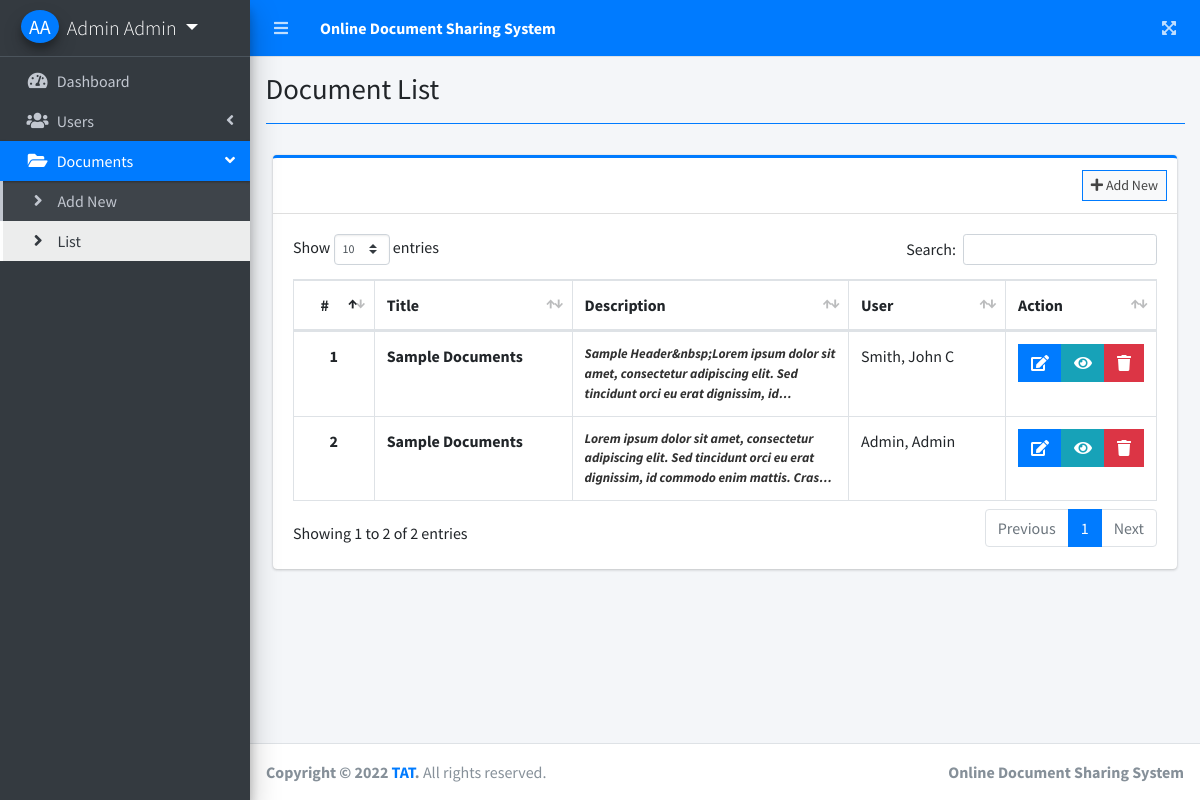
Screenshot of /index.php?page=document_list (signed in) with the database file from the repository.
### tables this page shows
CREATE TABLE `documents` (
  `id` int(11) NOT NULL,
  `title` varchar(200) NOT NULL,
  `description` text NOT NULL,
  `file_json` text NOT NULL,
  `user_id` int(30) NOT NULL,
  `date_created` datetime NOT NULL DEFAULT current_timestamp()
);

### document_list.php (the view, shortened to what this page needs)
<?php include'db_connect.php' ?>
<div class="col-lg-12">
	<div class="card card-outline card-primary">
		<div class="card-header">
			<div class="card-tools">
				<a class="btn btn-block btn-sm btn-default btn-flat border-primary" href="./index.php?page=new_document"><i class="fa fa-plus"></i> Add New</a>
			</div>
		</div>
		<div class="card-body">
			<table class="table tabe-hover table-bordered" id="list">
			     <?php if($_SESSION['login_type'] == 1 ): ?>
				<colgroup>
					<col width="10%">
					<col width="25%">
					<col width="35%">
					<col width="20%">
					<col width="10%">
				</colgroup>
			    <?php endif; ?>
				<thead>
					<tr>
						<th class="text-center">#</th>
						<th>Title</th>
						<th>Description</th>
					     <?php if($_SESSION['login_type'] == 1 ): ?>
						<th>User</th>
					    <?php endif; ?>
						<th>Action</th>
					</tr>
				</thead>
				<tbody>
					<?php
					$i = 1;
					$where = '';
					if($_SESSION['login_type'] == 1 ):
					$user = $conn->query("SELECT * FROM users where id in (SELECT user_id FROM documents) ");
					while($row = $user->fetch_assoc()){
						$uname[$row['id']] = ucwords($row['lastname'].', '.$row['firstname'].' '.$row['middlename']);
					}
					else:
						$where = " where user_id = '{$_SESSION['login_id']}' ";
					endif;
					$qry = $conn->query("SELECT * FROM documents $where order by unix_timestamp(date_created) desc ");
					while($row= $qry->fetch_assoc()):
						$trans = get_html_translation_table(HTML_ENTITIES,ENT_QUOTES);
						unset($trans["\""], $trans["<"], $trans[">"], $trans["<h2"]);
						$desc = strtr(html_entity_decode($row['description']),$trans);
						$desc=str_replace(array("<li>","</li>"), array("",", "), $desc);
					?>
					<tr>
						<th class="text-center"><?php echo $i++ ?></th>
						<td><b><?php echo ucwords($row['title']) ?></b></td>
						<td><b class="truncate"><?php echo strip_tags($desc) ?></b></td>
						  <?php if($_SESSION['login_type'] == 1 ): ?>
						<td><?php echo isset($uname[$row['user_id']]) ? $uname[$row['user_id']] : "Deleted User" ?></td>
					    <?php endif; ?>
						<td class="text-center">
		                    <div class="btn-group">
		                        <a href="./index.php?page=edit_document&id=<?php echo $row['id'] ?>" class="btn btn-primary btn-flat">
		                          <i class="fas fa-edit"></i>
		                        </a>
		                        <a  href="./index.php?page=view_document&id=<?php echo md5($row['id']) ?>" class="btn btn-info btn-flat">
		                          <i class="fas fa-eye"></i>
		                        </a>
		                        <button type="button" class="btn btn-danger btn-flat delete_document" data-id="<?php echo $row['id'] ?>">
		                          <i class="fas fa-trash"></i>
		                        </button>
	                      </div>
						</td>
					</tr>
				<?php endwhile; ?>
				</tbody>
			</table>
		</div>
	</div>
</div>

### rows the page displays
documents: title "Sample Documents", description "Sample Header&nbsp;Lorem ipsum dolor sit amet, consectetur adipiscing elit. Sed tincidunt orci eu erat dignissim,…", user "Smith, John C"
documents: title "Sample Documents", description "Lorem ipsum dolor sit amet, consectetur adipiscing elit. Sed tincidunt orci eu erat dignissim, id commodo enim mattis.…", user "Admin, Admin"

### other values shown
$_SESSION['login_firstname'].' '.$_SESSION['login_lastname'] "Admin Admin"
$title "Document List"
